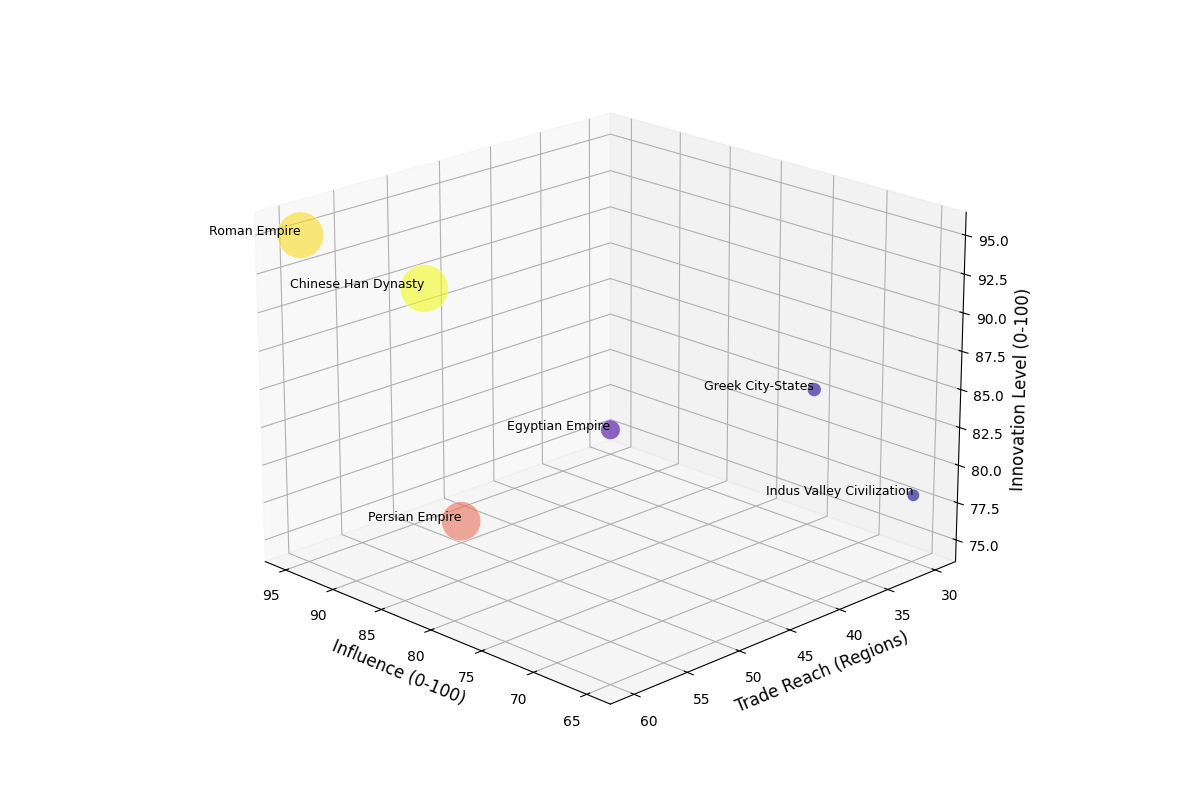

This figure's Python source:
import matplotlib.pyplot as plt
import numpy as np
from mpl_toolkits.mplot3d import Axes3D

# Define data for ancient civilizations
civilizations = ['Egyptian Empire', 'Roman Empire', 'Greek City-States', 'Persian Empire', 'Chinese Han Dynasty', 'Indus Valley Civilization']

# Influence scale (0-100)
influence = np.array([85, 95, 70, 90, 88, 65])

# Trade reach (number of regions)
trade_reach = np.array([40, 60, 35, 50, 55, 30])

# Innovation level (0-100)
innovation = np.array([80, 95, 85, 75, 92, 78])

# Population in millions (for bubble size)
population = np.array([10, 56, 5, 40, 60, 4])

# Plotting the 3D scatter chart
fig = plt.figure(figsize=(12, 8))
ax = fig.add_subplot(111, projection='3d')

# Plot the data with varying size for bubbles
ax.scatter(influence, trade_reach, innovation, s=population * 20, c=population, cmap='plasma', alpha=0.6, edgecolors='w', linewidth=0.5)

# Annotate each point with the civilization name
for i, civilization in enumerate(civilizations):
    ax.text(influence[i], trade_reach[i], innovation[i], civilization, fontsize=9, ha='right')

# Customize the axes
ax.set_xlabel('Influence (0-100)', fontsize=12)
ax.set_ylabel('Trade Reach (Regions)', fontsize=12)
ax.set_zlabel('Innovation Level (0-100)', fontsize=12)

# Adjust viewing angle
ax.view_init(elev=20, azim=135)

# Automatically adjust layout to prevent overlap
plt.tight_layout()

# Show the plot
plt.show()
